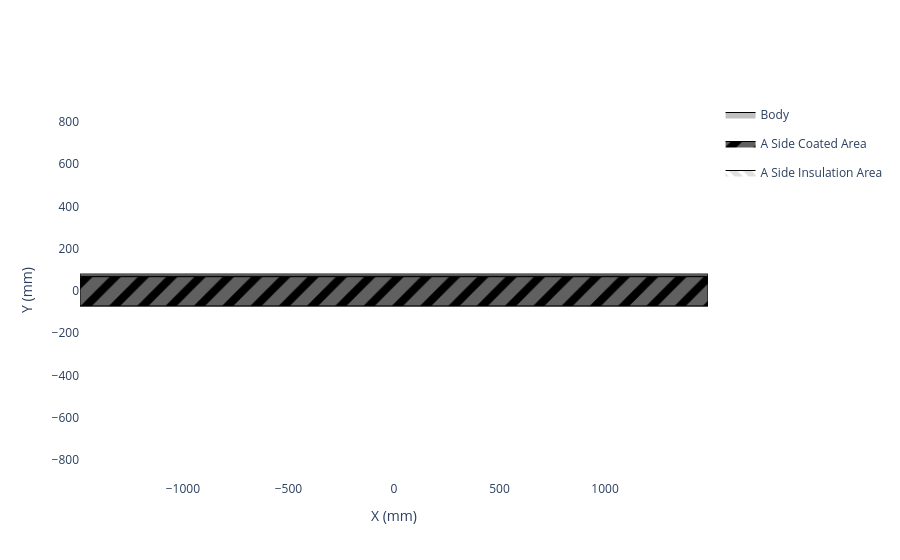

The cell this chart's notebook holds for it:
### Code cell
cathode_current_collector._get_full_top_down_view()

### Figure 1 — Plotly figure (JSON) as saved in the notebook; plotly's stock layout.template omitted (floating-point values rounded to 4 significant figures)
{"data": [{"fill": "toself", "fillcolor": "#C0C0C0", "legendgroup": "Body", "line": {"color": "black", "width": 1}, "mode": "lines", "name": "Body", "showlegend": true, "type": "scatter", "x": [-1488.0, -1488.0, -1488.0, 1488.0, 1488.0, 1488.0, 1488.0, 1488.0, 1488.0, -1488.0], "y": [-71.0, 71.0, 80.0, 80.0, 71.0, 80.0, 80.0, 71.0, -71.0, -71.0]}, {"fill": "toself", "fillcolor": "black", "fillpattern": {"fgcolor": "#C0C0C0", "shape": "/", "size": 20, "solidity": 0.6}, "line": {"color": "black", "width": 1}, "mode": "lines", "name": "A Side Coated Area", "type": "scatter", "x": [-1488.0, -1488.0, -1488.0, 1488.0, 1488.0, 1488.0, 1488.0, 1488.0, 1488.0, -1488.0], "y": [-71.0, 68.0, 68.0, 68.0, 68.0, 68.0, 68.0, 68.0, -71.0, -71.0]}, {"fill": "toself", "fillcolor": "white", "fillpattern": {"fgcolor": "#C0C0C0", "shape": "\\", "size": 10, "solidity": 0.6}, "line": {"color": "black", "width": 1}, "mode": "lines", "name": "A Side Insulation Area", "type": "scatter", "x": [-1488.0, -1488.0, 1488.0, 1488.0, -1488.0], "y": [68.0, 71.0, 71.0, 68.0, 68.0]}], "layout": {"paper_bgcolor": "white", "plot_bgcolor": "white", "xaxis": {"scaleanchor": "y", "showgrid": false, "title": {"text": "X (mm)"}, "zeroline": false}, "yaxis": {"showgrid": false, "title": {"text": "Y (mm)"}, "zeroline": false}}}
